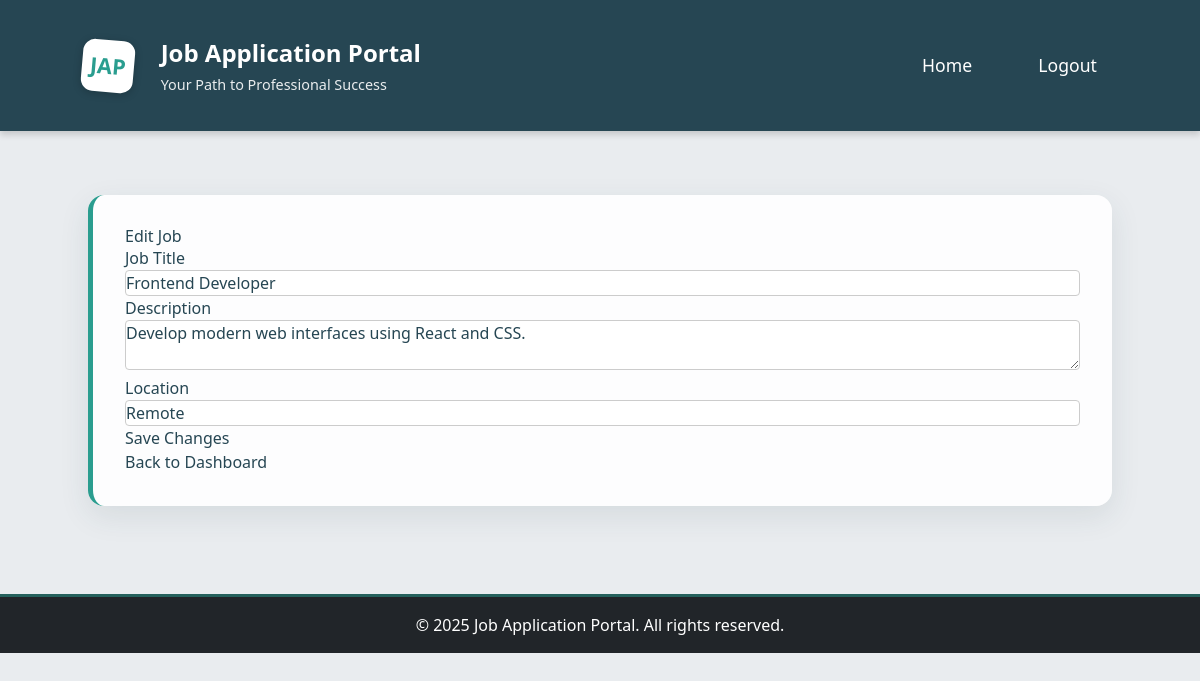
The app's page /employer/edit_job.php?job_id=1 (signed in) with its own data.
### tables this page shows
CREATE TABLE IF NOT EXISTS jobs (
    id INT AUTO_INCREMENT PRIMARY KEY,
    employer_id INT NOT NULL,
    title VARCHAR(100) NOT NULL,
    description TEXT NOT NULL,
    location VARCHAR(100),
    posted_at TIMESTAMP DEFAULT CURRENT_TIMESTAMP,
    FOREIGN KEY (employer_id) REFERENCES users(id) ON DELETE CASCADE
);

### employer/edit_job.php (the view, shortened to what this page needs)
<?php
include '../includes/header.php';
require_once '../config/db.php';
$job_id = isset($_GET['job_id']) ? intval($_GET['job_id']) : 0;
$employer_id = $_SESSION['user_id'];
$stmt = $conn->prepare('SELECT * FROM jobs WHERE id = ? AND employer_id = ?');
$stmt->bind_param('ii', $job_id, $employer_id);
$stmt->execute();
$job = $stmt->get_result()->fetch_assoc();
?>
<div class="container">
    <h2>Edit Job</h2>
    <form method="post">
        <label>Job Title</label>
        <input type="text" name="title" value="<?php echo htmlspecialchars($job['title']); ?>" required>
        <label>Description</label>
        <textarea name="description" required><?php echo htmlspecialchars($job['description']); ?></textarea>
        <label>Location</label>
        <input type="text" name="location" value="<?php echo htmlspecialchars($job['location']); ?>">
        <button type="submit">Save Changes</button>
    </form>
    <a href="dashboard.php"><button type="button">Back to Dashboard</button></a>
</div>
<?php include '../includes/footer.php'; ?>

### assets/css/style.css (style rules this page uses)
:root { --primary: #2a9d8f; --secondary: #e76f51; --accent: #f4a261; --success: #1b998b; --warning: #ffb703; --danger: #e63946; --dark: #264653; --light: #ffffff; --muted: #6d7a89; --bg-light: #f8f9fa; }
body { font-family: 'Segoe UI', Arial, sans-serif; margin: 0; color: #333; }
.custom-body-bg { background: #e9ecef; color: #264653; }
.container { max-width: 700px; margin: 2em auto; background: rgba(255, 255, 255, 0.92); padding: 2em; border-radius: 16px; box-shadow: 0 10px 30px rgba(38, 70, 83, 0.1); border-left: 5px solid var(--primary); }
input, select, textarea { width: 100%; padding: 0.7em; margin: 0.7em 0 1.2em 0; border-radius: 4px; border: 1px solid #ccc; font-size: 1em; }
button, .btn-primary, .btn-secondary { font-size: 1em; border-radius: 4px; padding: 0.7em 1.7em; border: none; cursor: pointer; transition: background 0.2s; }
button, .btn-primary { background-color: var(--primary); color: white; }

### records on screen
jobs: title "Frontend Developer", description "Develop modern web interfaces using React and CSS.", location "Remote"
